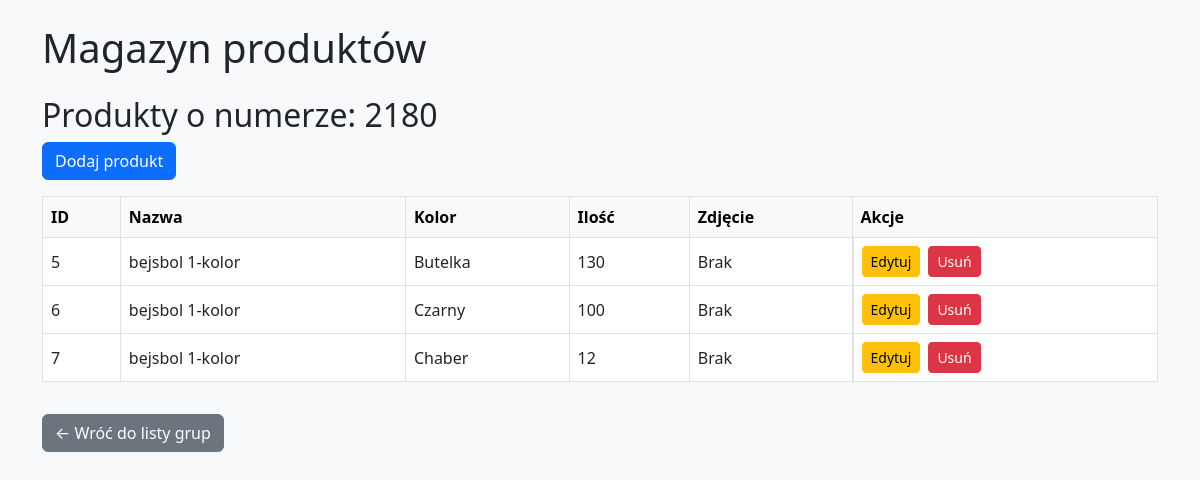
The app's page /group/2180 with its own data.
### tables this page shows
CREATE TABLE products (
                id INTEGER PRIMARY KEY AUTOINCREMENT,
                number TEXT NOT NULL,
                name TEXT NOT NULL,
                color TEXT NOT NULL,
                quantity INTEGER NOT NULL,
                image_url TEXT
            );

### app.py (the view)
@app.route('/group/<number>', methods=['GET'])
def group_detail(number):
    with sqlite3.connect(DB_NAME) as conn:
        c = conn.cursor()
        c.execute("SELECT * FROM products WHERE number = ?", (number,))
        products = c.fetchall()
    return render_template('group_detail.html', products=products, number=number)

### templates/group_detail.html
{% extends 'base.html' %}
{% block content %}
<h2>Produkty o numerze: {{ number }}</h2>
<a href="{{ url_for('add_product') }}" class="btn btn-primary mb-3">Dodaj produkt</a>
<table class="table table-bordered table-hover bg-white align-middle">
    <thead class="table-light">
        <tr>
            <th>ID</th>
            <th>Nazwa</th>
            <th>Kolor</th>
            <th>Ilość</th>
            <th>Zdjęcie</th>
            <th>Akcje</th>
        </tr>
    </thead>
    <tbody>
        {% for product in products %}
        <tr>
            <td>{{ product[0] }}</td>
            <td>{{ product[2] }}</td>
            <td>{{ product[3] }}</td>
            <td>{{ product[4] }}</td>
            <td>
                {% if product[5] %}
                <img src="{{ product[5] }}" alt="Zdjęcie" style="max-height: 80px; border-radius: 8px; box-shadow: 0 0 5px rgba(0,0,0,0.3);">
                {% else %}
                Brak
                {% endif %}
            </td>
            <td class="d-flex gap-2">
                <a href="{{ url_for('edit_product', product_id=product[0]) }}" class="btn btn-sm btn-warning">Edytuj</a>
                <form action="{{ url_for('delete_product', product_id=product[0]) }}" method="post" onsubmit="return confirm('Na pewno usunąć ten produkt?')" style="display:inline;">
                    <button type="submit" class="btn btn-sm btn-danger">Usuń</button>
                </form>
            </td>
        </tr>
        {% else %}
        <tr><td colspan="6" class="text-center">Brak produktów w tej grupie</td></tr>
        {% endfor %}
    </tbody>
</table>
<a href="{{ url_for('index') }}" class="btn btn-secondary mt-3">← Wróć do listy grup</a>
{% endblock %}

### records on screen
products: id "5", name "bejsbol 1-kolor", color "Butelka", quantity "130", image_url "Brak"
products: id "6", name "bejsbol 1-kolor", color "Czarny", quantity "100", image_url "Brak"
products: id "7", name "bejsbol 1-kolor", color "Chaber", quantity "12", image_url "Brak"

### other values on screen
{{ number }} "2180"
